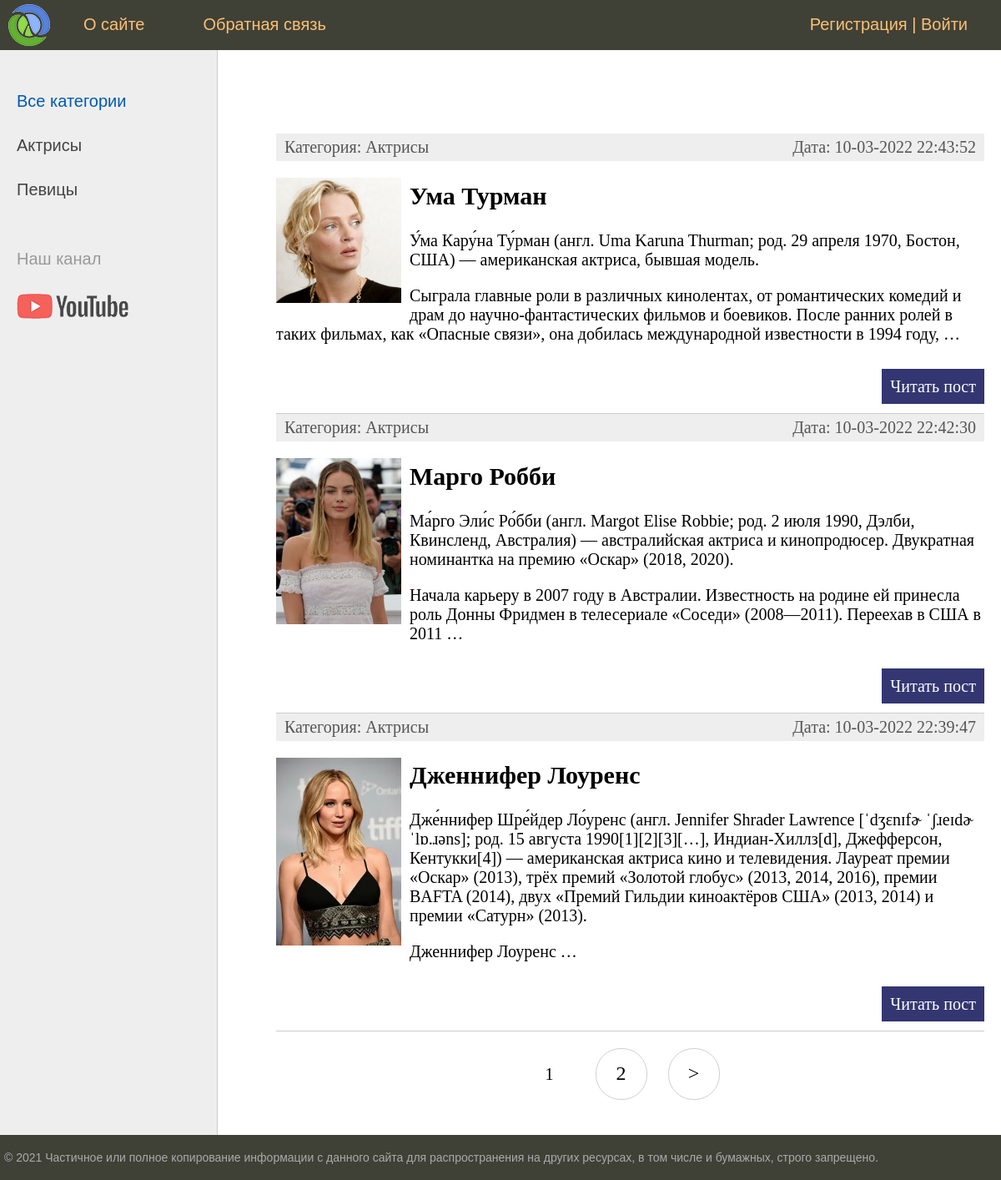
The page / on the database its author committed.
### women/models.py (models this page shows, shortened)
class Category(models.Model):
    name = models.CharField(max_length=100, db_index=True, verbose_name="Категория")
    slug = models.SlugField(max_length=255, unique=True, db_index=True, verbose_name='URL')
    def __str__(self):
        return self.name
    def get_absolute_url(self):
        return reverse('category', kwargs={'cat_slug': self.slug})
    class Meta:
        verbose_name = 'Категория'
        verbose_name_plural = 'Категории'
        ordering = ['id']

class Women(models.Model):
    title = models.CharField(max_length=255, verbose_name="Заголовок")
    slug = models.SlugField(max_length=225, unique=True, db_index=True, verbose_name='URL')
    content = models.TextField(blank=True, verbose_name="Текст статьи")
    photo = models.ImageField(upload_to="photos/%Y/%m/%d/", verbose_name="Фото")
    time_create = models.DateTimeField(auto_now_add=True, verbose_name="Время создания")
    time_update = models.DateTimeField(auto_now=True, verbose_name="Время изменения")
    is_published = models.BooleanField(default=True, verbose_name="Публикация")
    cat = models.ForeignKey('Category', on_delete=models.PROTECT, verbose_name="Категории")
    def get_absolute_url(self):
        return reverse('post', kwargs={'post_slug': self.slug})
    class Meta:
        verbose_name = 'Известные женщины'
        verbose_name_plural = 'Известные женщины'
        ordering = ['-time_create', 'title']

### women/views.py (the view)
# urls.py: path('', WomenHome.as_view(), name='home'),
class WomenHome(DataMixin, ListView):
    model = Women
    template_name = 'women/index.html'
    context_object_name = 'posts'
    def get_context_data(self, *, object_list=None, **kwargs):
        context = super().get_context_data(**kwargs)
        c_def = self.get_user_context(title='Главная страница')
        return dict(list(context.items()) + list(c_def.items()))
    def get_queryset(self):
        return Women.objects.filter(is_published=True).select_related('cat')

### women/templatetags/women_tags.py (called while the page is built)
@register.inclusion_tag('women/list_categories.html')
def show_categories(sort=None, cat_selected=0):
    if not sort:
        cats = Category.objects.all()
    else:
        cats = Category.objects.order_by(sort)
    return {"cats": cats, "cat_selected": cat_selected}

### women/utils.py (called while the page is built)
    def get_user_context(self, **kwargs):
        context = kwargs
        cats = cache.get('cats')
        if not cats:
            cats = Category.objects.annotate(Count('women'))
            cache.set('cats', cats, 60)
        user_menu = menu.copy()
        if not self.request.user.is_authenticated:
            user_menu.pop(1)
        context['menu'] = user_menu
        context['cats'] = cats
        if 'cat_selected' not in context:
            context['cat_selected'] = 0
        return context

### women/templates/women/index.html (shortened to what this page needs)
{% extends 'women/base.html' %}
{% block content %}
<ul class="list-articles">
	{% for p in posts %}
			<li><div class="article-panel">
	<p class="first">Категория: {{p.cat}}</p>
	<p class="last">Дата: {{p.time_update|date:"d-m-Y H:i:s"}}</p>
</div>
{% if p.photo %}
	<p><img class="img-article-left thumb" src="{{p.photo.url}}"></p>
{% endif %}
				<h2>{{p.title}}</h2>
	{% autoescape on %}
	{{p.content|linebreaks|truncatewords:50}}
	{% endautoescape %}
			<p class="link-read-post"><a href="{{ p.get_absolute_url }}">Читать пост</a></p>
			</li>
	{% endfor %}
</ul>
{% endblock %}

### women/templates/women/base.html (shortened to what this page needs)
{% load static %}
{% load women_tags %}
<!DOCTYPE html>
<html>
<head>
	<link type="text/css" href="{% static 'women/css/styles.css' %}" rel="stylesheet" />
</head>
<body>
<table class="table-page" border=0 cellpadding="0" cellspacing="0">
<tr><td valign=top>
{% block mainmenu %}
		<div class="header">
			<ul id="mainmenu" class="mainmenu">
			<li class="logo"><a href="{% url 'home' %}"><div class="logo"></div></a></li>
{% for m in menu %}
			<li><a href="{% url m.url_name %}">{{m.title}}</a></li>
{% endfor %}
				{% if request.user.is_authenticated %}
					<li class="last"> {{user.username}} | <a href="{% url 'logout' %}">Выйти</a></li>
				{% else%}
					<li class="last"><a href="{% url 'register' %}">Регистрация</a> | <a href="{% url 'login'%}">Войти</a></li>
				{% endif %}
			</ul>
		</div>
{% endblock mainmenu %}
<table class="table-content" border=0 cellpadding="0" cellspacing="0">
<tr>
	<td valign="top" class="left-chapters">
	<ul id="leftchapters">
{% if cat_selected == 0 %}
		<li class="selected">Все категории</li>
{% else %}
		<li><a href="{% url 'home' %}">Все категории</a></li>
{% endif %}
{% for c in cats %}
	{% if c.women__count > 0 %}
		{% if c.pk == cat_selected %}
			<li class="selected">{{c.name}}</li>
		{% else %}
			<li><a href="{{ c.get_absolute_url }}">{{c.name}}</a></li>
		{% endif %}
	{% endif %}
{% endfor %}
		<li class="share">
		<p>Наш канал</p>
		<a class="share-yt" href="https://www.youtube.com/channel/UClJzWfGWuGJL2t-3dYKcHTA/playlists" target="_blank" rel="nofollow"></a>
		</li>
	</ul>
</td>
<td valign="top" class="content">
	<div class="content-text">
{% block content %}
{% endblock %}
{% if page_obj.has_other_pages %}
<nav class="list-pages">
    <ul>
{% for p in paginator.page_range %}
	{% if page_obj.number == p %}
        <li class="page-num page-num-selected">{{ p }}</li>
	{% elif p >= page_obj.number|add:-2 and p <= page_obj.number|add:2  %}
        <li class="page-num">
            <a href="?page={{ p }}">{{ p }}</a>
        </li>
	{% endif %}
{% endfor %}
{% if page_obj.has_next %}
<li class="page-num">
	<a href="?page={{ page_obj.next_page_number }}">></a>
</li>
{% endif %}
    </ul>
</nav>
{% endif %}
	</div>
</td></tr></table>
</td></tr>
<tr><td valign=top>
	<div id="footer">
		<p>&copy; 2021 Частичное или полное копирование информации с данного сайта для распространения на других ресурсах, в том числе и бумажных, строго запрещено.</p>
	</div>
</td></tr></table>
</body>
</html>

### women/static/women/css/styles.css (style rules this page uses)
html, body { font-family: 'Arial'; margin: 0; padding: 0; height: 100%; width: 100%; color: #444; }
a { color: #0059b2; text-decoration: none; }
img { max-width: 600px; height: auto; }
img.img-article-left { max-width: 300px; height: auto; float: left; padding: 0 10px 10px 0; }
img.img-article-left.thumb { max-width: 150px; height: auto; }
p.link-read-post { text-align: right; }
p.link-read-post a { padding: 10px; min-width: 100px; background: #333671; color: #fff; text-decoration: none; }
div.article-panel { background: #eee; padding: 5px 10px 5px 10px; box-sizing: border-box; overflow: hidden; color: #555; }
div.article-panel p.first { margin: 0; float: left; }
div.article-panel p.last { margin: 0; float: right; }
ul.list-articles { list-style: none; margin: 0; padding: 0; }
ul.list-articles li { border-bottom: 1px solid #ccc; }
.table-page { width: 100%; height: 100%; vertical-align: top; }
.table-page tr { height: 100%; }
.header { background: #3F4137; height: 60px; }
.logo { background: url('../images/logo.png') no-repeat 10px 5px; width: 70px; height: 60px; }
ul.mainmenu { list-style: none; margin: 0; padding: 0; height: 60px; color: #fdc073; font-size: 20px; overflow: hidden; }
ul.mainmenu li { float: left; margin: 18px 40px 0 30px; }
ul.mainmenu li.logo { margin: 0; }
ul.mainmenu li.last { float: right; }
ul.mainmenu li a { color: #fdc073; text-decoration: none; }
.table-content { width: 100%; min-height: 100%; height: 100%; }
.left-chapters { margin: 0; background: #eee; border-right: 1px solid #ccc; min-height: 100%; }
.left-chapters ul { width: 230px; min-height: 100%; margin: 0; padding: 20px 10px 10px 20px; list-style: none; font-size: 20px; }
.left-chapters ul li { margin: 30px 0 0 0; color: #999; }
.left-chapters ul li.selected { color: #0059b2; }
.left-chapters ul li a { color: #444; text-decoration: none; }
.left-chapters ul li.share { margin: 60px 0 0 0; }
.left-chapters ul li.share p { margin: 30px 0 30px 0; }
.left-chapters ul li.share a { display: inline-block; width: 40px; height: 40px; margin: 0 20px 0 0; }
.left-chapters ul li.share a.share-yt { width: 100%; height: 30px; background: url('../images/share_yt.png') no-repeat 0 0 }
.content { padding: 40px 20px 20px 40px; width: 100%; box-sizing: border-box; }
.content-text { margin: 60px 0 0 30px; color: #000; font-size: 20px; font-family: Yandex Sans Display Light; }
#footer { box-sizing: border-box; background: #3F4137; padding: 5px; color: #aaa; font-size: 14px; font-family: Verdana, Geneva, Arial, Helvetica; text-align: left; overflow: hidden; }
.list-pages { text-align: center; margin: 0 0 20px 0; }
.list-pages ul { margin: 20px 0 0 0; padding: 0; list-style: none; }
.list-pages ul li { display: inline-block; margin: 0 20px 0 0; }
.list-pages a { color: #000; font-size: 24px; text-decoration: none; }
.list-pages .page-num, .page-num-selected { display: inline-block; width: 60px; height: 44px; padding: 16px 0 0 0; border: 1px solid #d0d0d0; border-radius: 30px; }
.list-pages .page-num-selected { border: none; color: #000; font-size: 20px; }

### rows shown on the page
Category: name "Актрисы"
Category: name "Певицы"
Women: cat "Актрисы", time_update "10-03-2022 22:43:52", photo (picture), title "Ума Турман", content "У́ма Кару́на Ту́рман (англ. Uma Karuna Thurman; род. 29 апреля 1970, Бостон, США) — американская актриса, бывшая модель. Сыграла главные роли в различных кинолентах, от романтических комедий и драм до научно-фантастических фильмов и боевиков. После ранних ролей в таких фильмах, как «Опасные связи», она добилась международной известности в 1994 году, …"
Women: cat "Актрисы", time_update "10-03-2022 22:42:30", photo (picture), title "Марго Робби", content "Ма́рго Эли́с Ро́бби (англ. Margot Elise Robbie; род. 2 июля 1990, Дэлби, Квинсленд, Австралия) — австралийская актриса и кинопродюсер. Двукратная номинантка на премию «Оскар» (2018, 2020). Начала карьеру в 2007 году в Австралии. Известность на родине ей принесла роль Донны Фридмен в телесериале «Соседи» (2008—2011). Переехав в США в 2011 …"
Women: cat "Актрисы", time_update "10-03-2022 22:39:47", photo (picture), title "Дженнифер Лоуренс", content "Дже́ннифер Шре́йдер Ло́уренс (англ. Jennifer Shrader Lawrence [ˈdʒɛnɪfɚ ˈʃɹeɪdɚ ˈlɒ.ɹəns]; род. 15 августа 1990[1][2][3][…], Индиан-Хиллз[d], Джефферсон, Кентукки[4]) — американская актриса кино и телевидения. Лауреат премии «Оскар» (2013), трёх премий «Золотой глобус» (2013, 2014, 2016), премии BAFTA (2014), двух «Премий Гильдии киноактёров США» (2013, 2014) и премии «Сатурн» (2013). Дженнифер Лоуренс …"

### other values the page prints
{{ m.title }} "О сайте" "Обратная связь"
{{ p }} "1"
{{ p }} "2"
